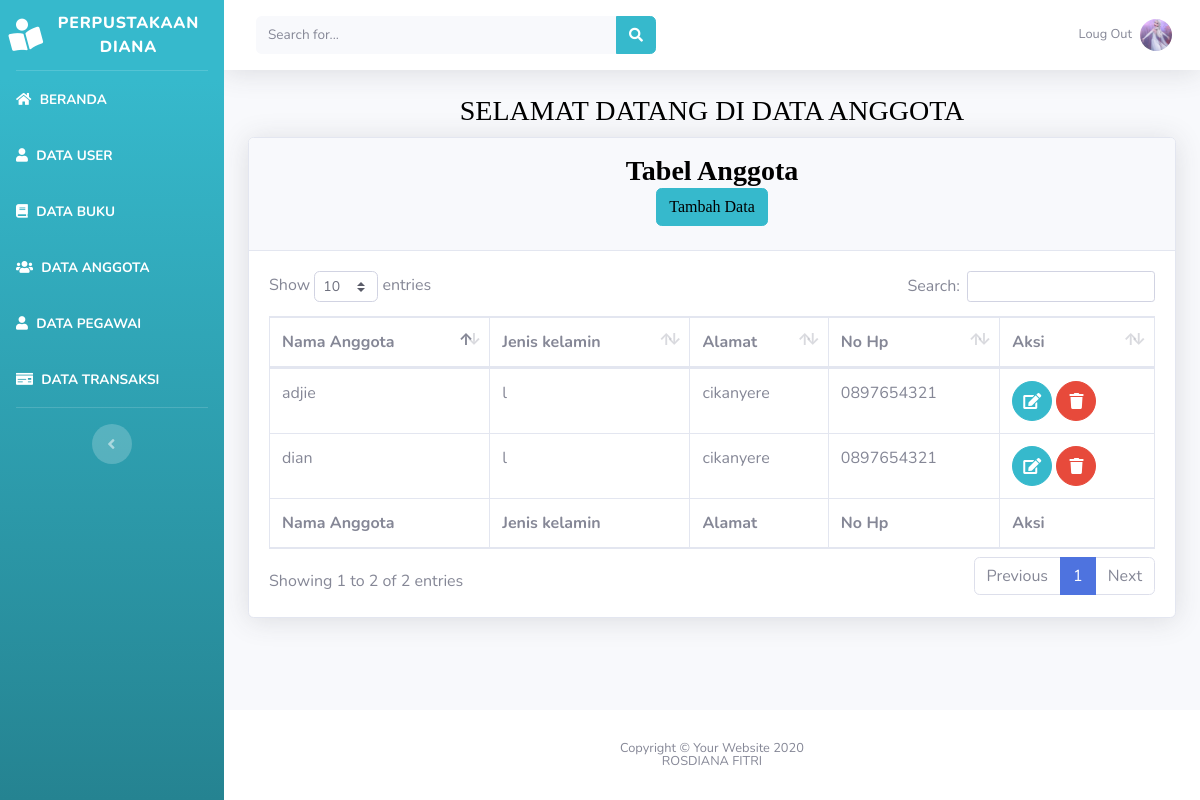
The app's page /beranda.php?page=anggota with its own data.
### tables this page shows
CREATE TABLE `tabel_anggota` (
  `id_anggota` int(5) NOT NULL,
  `nama_anggota` varchar(50) NOT NULL,
  `jenis_kelamin` enum('l','p') NOT NULL,
  `alamat` text NOT NULL,
  `no_hp` varchar(20) NOT NULL
);

### views/anggota/anggota.php (the view)
<div class="container-fluid">
    <h1 class="h3 mb-2 text-gray-800" align="center"><font color="black" face="fantasy">SELAMAT DATANG DI DATA ANGGOTA</font></h1>
    <div class="card shadow mb-4">
        <div class="card-header py-3" align="center">
            <h3 class="m-0 font-weight-bold text-info"><font color="black" face="fantasy">Tabel Anggota</font></h3>
            <h6>
                <a href="beranda.php?page=anggota&aksi=add">
                    <button class="btn btn-info"><font color="black" face="fantasy">Tambah Data</font></button>
                </a>
            </h6>
        </div>
        <div class="card-body">
            <div class="table-responsive">
                <table class="table table-bordered" id="dataTable" width="100%" cellspacing="0">
                    <thead>
                        <tr>
                            <th>Nama Anggota</th>
                            <th>Jenis kelamin</th>
                            <th>Alamat</th>
                            <th>No Hp</th>
                            <th>Aksi</th>
                        </tr>
                    </thead>
                    <tfoot>
                        <tr>
                            <th>Nama Anggota</th>
                            <th>Jenis kelamin</th>
                            <th>Alamat</th>
                            <th>No Hp</th>
                            <th>Aksi</th>
                        </tr>
                    </tfoot>
                    <tbody>
                    <?php
                        $sql = "select * from tabel_anggota";
                        $show = $database->query($sql);
                        foreach($show as $agt):
                    ?>
                        <tr>
                            <td><?php echo $agt['nama_anggota']?></td>
                            <td><?php echo $agt['jenis_kelamin']?></td>
                            <td><?php echo $agt['alamat']?></td>
                            <td><?php echo $agt['no_hp']?></td>
                            <td>
                                <a href="beranda.php?page=anggota&aksi=edit&id=<?php echo $agt['id_anggota']?>"
                                class="btn btn-info btn-circle">
                                    <i class="fas fa-edit"></i>
                                    </a>
                                <a href="model/anggota/prosesdeleteanggota.php?id=<?php echo $agt['id_anggota']?>"
                                class="btn btn-danger btn-circle">
                                    <i class="fas fa-trash"></i>
                                    </a>
                        </tr>
                        <?php endforeach; ?>
                    </tbody>
                </table>
            </div>
        </div>
    </div>
</div>

### records on screen
tabel_anggota: nama_anggota "adjie", jenis_kelamin "l", alamat "cikanyere", no_hp "0897654321"
tabel_anggota: nama_anggota "dian", jenis_kelamin "l", alamat "cikanyere", no_hp "0897654321"
